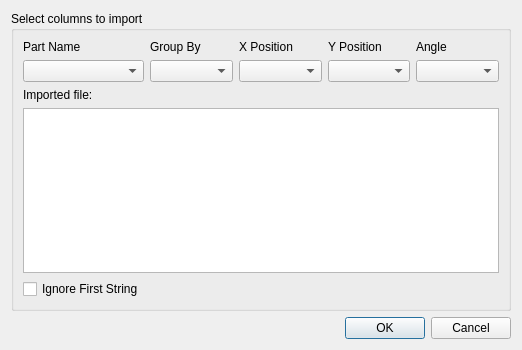
<?xml version="1.0" encoding="UTF-8"?>
<ui version="4.0">
 <class>CSVImport</class>
 <widget class="QDialog" name="CSVImport">
  <property name="geometry">
   <rect>
    <x>0</x>
    <y>0</y>
    <width>522</width>
    <height>350</height>
   </rect>
  </property>
  <property name="windowTitle">
   <string>Dialog</string>
  </property>
  <layout class="QGridLayout" name="gridLayout">
   <item row="1" column="0">
    <widget class="QDialogButtonBox" name="buttonBox">
     <property name="orientation">
      <enum>Qt::Horizontal</enum>
     </property>
     <property name="standardButtons">
      <set>QDialogButtonBox::Cancel|QDialogButtonBox::Ok</set>
     </property>
    </widget>
   </item>
   <item row="0" column="0">
    <widget class="QGroupBox" name="groupBox">
     <property name="title">
      <string>Select columns to import</string>
     </property>
     <layout class="QGridLayout" name="gridLayout_2">
      <item row="1" column="0">
       <widget class="QComboBox" name="cbImportPartName"/>
      </item>
      <item row="3" column="0" colspan="5">
       <widget class="QTableWidget" name="tableWidget"/>
      </item>
      <item row="4" column="0">
       <widget class="QCheckBox" name="cbIgnoreFirstString">
        <property name="text">
         <string>Ignore First String</string>
        </property>
       </widget>
      </item>
      <item row="1" column="4">
       <widget class="QComboBox" name="cbImportAngle"/>
      </item>
      <item row="1" column="2">
       <widget class="QComboBox" name="cbImportXPos"/>
      </item>
      <item row="1" column="3">
       <widget class="QComboBox" name="cbImportYPos"/>
      </item>
      <item row="0" column="0">
       <widget class="QLabel" name="label">
        <property name="text">
         <string>Part Name</string>
        </property>
       </widget>
      </item>
      <item row="0" column="2">
       <widget class="QLabel" name="label_2">
        <property name="text">
         <string>X Position</string>
        </property>
       </widget>
      </item>
      <item row="0" column="3">
       <widget class="QLabel" name="label_3">
        <property name="text">
         <string>Y Position</string>
        </property>
       </widget>
      </item>
      <item row="0" column="4">
       <widget class="QLabel" name="label_4">
        <property name="text">
         <string>Angle</string>
        </property>
       </widget>
      </item>
      <item row="2" column="0">
       <widget class="QLabel" name="label_5">
        <property name="text">
         <string>Imported file:</string>
        </property>
       </widget>
      </item>
      <item row="1" column="1">
       <widget class="QComboBox" name="cbImportGroupBy"/>
      </item>
      <item row="0" column="1">
       <widget class="QLabel" name="label_6">
        <property name="text">
         <string>Group By</string>
        </property>
       </widget>
      </item>
     </layout>
    </widget>
   </item>
  </layout>
 </widget>
 <resources/>
 <connections>
  <connection>
   <sender>buttonBox</sender>
   <signal>accepted()</signal>
   <receiver>CSVImport</receiver>
   <slot>accept()</slot>
   <hints>
    <hint type="sourcelabel">
     <x>248</x>
     <y>254</y>
    </hint>
    <hint type="destinationlabel">
     <x>157</x>
     <y>274</y>
    </hint>
   </hints>
  </connection>
  <connection>
   <sender>buttonBox</sender>
   <signal>rejected()</signal>
   <receiver>CSVImport</receiver>
   <slot>reject()</slot>
   <hints>
    <hint type="sourcelabel">
     <x>316</x>
     <y>260</y>
    </hint>
    <hint type="destinationlabel">
     <x>286</x>
     <y>274</y>
    </hint>
   </hints>
  </connection>
 </connections>
</ui>
